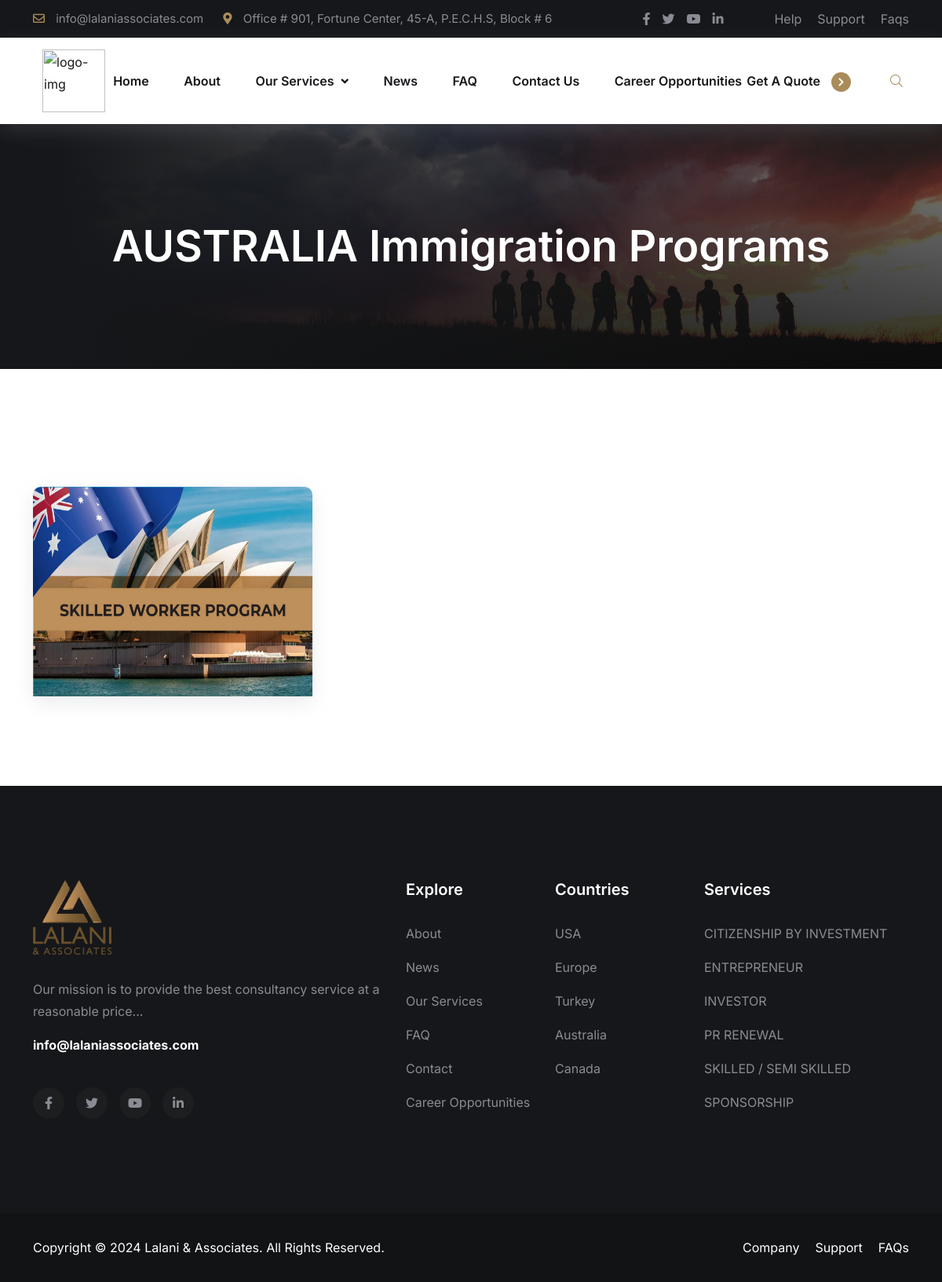
The app's page /country-details.php?country=AUSTRALIA with its own data.
### tables this page shows
CREATE TABLE `program` (
  `id` int(11) NOT NULL,
  `title` varchar(255) NOT NULL,
  `url_link` varchar(500) DEFAULT NULL,
  `metadata` text DEFAULT NULL,
  `program_detail` mediumtext NOT NULL,
  `Image` varchar(100) NOT NULL,
  `image_alt` varchar(500) DEFAULT NULL,
  `deatil_image` varchar(255) NOT NULL,
  `detail_image_alt` varchar(500) DEFAULT NULL,
  `country` varchar(255) NOT NULL,
  `program_form` varchar(100) NOT NULL,
  `created_at` timestamp NOT NULL DEFAULT current_timestamp(),
  `updated_at` timestamp NOT NULL DEFAULT current_timestamp() ON UPDATE current_timestamp()
);

CREATE TABLE `services` (
  `service_id` int(11) NOT NULL,
  `title` varchar(255) NOT NULL,
  `url_link` varchar(500) DEFAULT NULL,
  `services_detail` text NOT NULL,
  `Icon` varchar(255) NOT NULL,
  `program_id` varchar(255) NOT NULL,
  `created_at` datetime NOT NULL DEFAULT current_timestamp(),
  `updated_at` datetime NOT NULL DEFAULT current_timestamp()
);

### country-details.php (the view, shortened to what this page needs)
<!DOCTYPE php>
<php lang="en">
    <head>
        <link rel="stylesheet" href="assets/css/bootstrap.min.css">
        <link rel="stylesheet" href="assets/css/font-awesome.css">
        <link rel="stylesheet" href="assets/css/animate.css">
        <link rel="stylesheet" href="assets/css/magnific-popup.css">
        <link rel="stylesheet" href="assets/css/meanmenu.css">
        <link rel="stylesheet" href="assets/css/slick.css">
        <link rel="stylesheet" href="assets/css/swiper-bundle.min.css">
        <link rel="stylesheet" href="assets/css/nice-select.css">
        <link rel="stylesheet" href="assets/css/main.css">
        <link rel="stylesheet" href="style.css">
        <link rel="stylesheet" href="assets/css/bootstrap.min.css">
        <link rel="stylesheet" href="assets/css/font-awesome.css">
        <link rel="stylesheet" href="assets/css/animate.css">
        <link rel="stylesheet" href="assets/css/magnific-popup.css">
        <link rel="stylesheet" href="assets/css/meanmenu.css">
        <link rel="stylesheet" href="assets/css/slick.css">
        <link rel="stylesheet" href="assets/css/swiper-bundle.min.css">
        <link rel="stylesheet" href="assets/css/nice-select.css">
        <link rel="stylesheet" href="assets/css/main.css">
        <link rel="stylesheet" href="style.css">
    </head>
    <body>
        <?php include 'header.php';
         require 'php_action/config.php';
         $country_name = isset($_GET['country']) ? urldecode($_GET['country']) : '';
         $query = "SELECT * FROM program WHERE country = ?";
         $stmt = mysqli_prepare($conn, $query);
         mysqli_stmt_bind_param($stmt, "s", $country_name);
         mysqli_stmt_execute($stmt);
         $result = mysqli_stmt_get_result($stmt);
        ?>
        <div class="breadcrumb-wrapper section-padding bg-cover"
            style="background-image: url('./assets/img/about/about.jpg');">
            <div class="container">
                <div class="page-heading">
                    <h1 class="wow fadeInUp" data-wow-delay=".3s"><?php echo htmlspecialchars($country_name); ?>
                        Immigration Programs</h1>
                </div>
            </div>
        </div>
        <section class="visa-service-section fix section-padding">
            <div class="container">
                <div class="row">
                    <?php
                    while ($programRow = mysqli_fetch_assoc($result)) {
                        ?>
                    <div class="col-xl-4 col-lg-6 col-md-6 mb-4 wow fadeInUp" data-wow-delay=".3s">
                        <div class="service-visa-items">
                            <div class="service-visa-thumb">
                                <img src="Admin/<?php echo htmlspecialchars($programRow['Image']); ?>"
                                    alt="<?php echo htmlspecialchars($programRow['image_alt']); ?>">
                            </div>
                        </div>
                    </div>
                    <?php } ?>
                </div>
            </div>
        </section>
        <?php include 'footer.php' ?>
    </body>
</php>

### footer.php (shortened to what this page needs)
<footer class="footer-section footer-bg">
    <div class="container">
        <div class="footer-widgets-wrapper">
            <div class="row">
                <div class="col-md-6 col-lg-5 wow fadeInUp text-center text-md-start" data-wow-delay=".2s">
                    <div class="single-footer-widget">
                        <div class="widget-head">
                            <a href="https://lalaniassociates.com">
                                <img src="assets/images/lalani-Logo2.webp" height="95" alt="logo-img">
                            </a>
                        </div>
                        <div class="footer-content">
                            <p>Our mission is to provide the best consultancy service at a reasonable price...</p>
                            <a href="mailto:info@lalaniassociates.com" class="link">info@lalaniassociates.com</a>
                            <div class="social-icon d-flex justify-content-center justify-content-md-start">
                                <a href="https://www.facebook.com/LalaniAssociates"><i class="fab fa-facebook-f"></i></a>
                                <a href="https://twitter.com/LalaniAssoc"><i class="fab fa-twitter"></i></a>
                                <a href="https://www.youtube.com/LalaniassociatesPk"><i class="fab fa-youtube"></i></a>
                                <a href="https://www.linkedin.com/company/lalaniassociates/"><i class="fab fa-linkedin-in"></i></a>
                            </div>
                        </div>
                    </div>
                </div>
                <div class="col-md-6 col-lg-2 wow fadeInUp text-center text-md-start" data-wow-delay=".4s">
                    <div class="single-footer-widget">
                        <div class="widget-head">
                            <h5>Explore</h5>
                        </div>
                        <ul class="list-items">
                            <li><a href="/about/">About</a></li>
                            <li><a href="/news/">News</a></li>
                            <li><a href="/service/">Our Services</a></li>
                            <li><a href="/faq/">FAQ</a></li>
                            <li><a href="/contact/">Contact</a></li>
                            <li><a href="/career_opportunities/">Career Opportunities</a></li>
                        </ul>
                    </div>
                </div>
                <div class="col-md-6 col-lg-2 wow fadeInUp text-center text-md-start" data-wow-delay=".6s">
                    <div class="single-footer-widget">
                        <div class="widget-head">
                            <h5>Countries</h5>
                        </div>
                        <ul class="list-items">
                            <li><a href="/service/united-states/usa-eb-5-investor-program/">USA</a></li>
                            <li><a href="/service/europe/hungary-pr-renewal/">Europe</a></li>
                            <li><a href="/service/turkey-immigration-services/turkey-citizenship-by-investment-program/">Turkey</a></li>
                            <li><a href="/service/australian-immigration-services/australian-skilled-worker/">Australia</a></li>
                            <li><a href="/service/canadian-immigration-services/start-up-visa-program">Canada</a></li>
                        </ul>
                    </div>
                </div>
                <div class="col-md-6 col-lg-3 wow fadeInUp text-center text-md-start" data-wow-delay=".8s">
                    <div class="single-footer-widget">
                        <div class="widget-head">
                            <h5>Services</h5>
                        </div>
                        <ul class="list-items">
                            <?php
                            include 'php_action/config.php';
                            $sql = "SELECT service_id, title, url_link FROM services ORDER BY title ASC LIMIT 6";
                            $result = mysqli_query($conn, $sql);
                            if ($result && mysqli_num_rows($result) > 0) {
                                while ($row = mysqli_fetch_assoc($result)) {
                                    ?>
                                    <li><a href="<?php echo $row['url_link'] ?>"><?php echo htmlspecialchars($row['title']) ?></a></li>
                            <?php
                                }
                            } else {
                                echo '<li>No services found.</li>';
                            }
                            ?>
                        </ul>
                    </div>
                </div>
            </div>
        </div>
    </div>
    <div class="footer-bottom">
        <div class="container">
            <div class="footer-wrapper d-flex flex-column flex-md-row align-items-center justify-content-between">
                <p class="wow fadeInLeft color-2 text-center text-md-start" data-wow-delay=".3s">
                    Copyright © 2024 <a href="https://lalaniassociates.com">Lalani & Associates</a>. All Rights Reserved.
                </p>
                <ul class="footer-menu d-flex flex-column flex-md-row text-center text-md-start wow fadeInRight" data-wow-delay=".5s">
                    <li><a href="/about/">Company</a></li>
                    <li><a href="/contact/">Support</a></li>
                    <li><a href="/faq/">FAQs</a></li>
                </ul>
            </div>
        </div>
    </div>
</footer>

### country-details.php (style rules this page uses)
.service-visa-thumb img { opacity: 1; transition: opacity 0.5s ease-in-out, transform 0.3s ease; }
.service-visa-thumb::after { display: none; }

### footer.php (style rules this page uses)
.footer-widgets-wrapper .single-footer-widget .footer-content .social-icon a { display: flex !important; align-items: center !important; justify-content: center !important; }

### records on screen
program: Image (picture)
services: title "CITIZENSHIP BY INVESTMENT"
services: title "ENTREPRENEUR"
services: title "INVESTOR"
services: title "PR RENEWAL"
services: title "SKILLED / SEMI SKILLED"
services: title "SPONSORSHIP"

### other values on screen
$country_name "AUSTRALIA"
